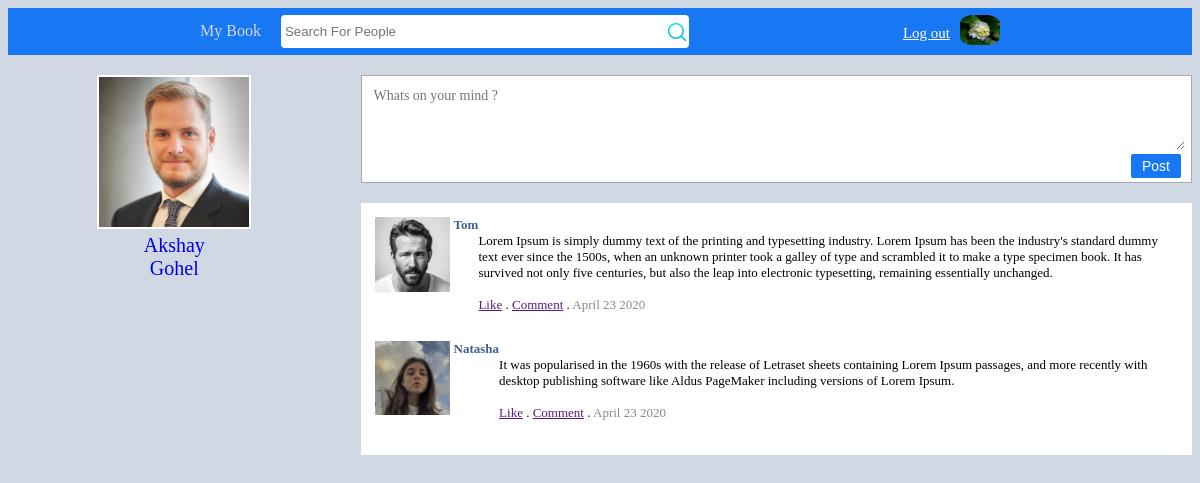
Page / (signed in) on the committed database.
### tables this page shows
CREATE TABLE `users` (
  `id` int(11) NOT NULL,
  `userid` bigint(19) NOT NULL,
  `first_name` varchar(50) NOT NULL,
  `last_name` varchar(60) NOT NULL,
  `gender` varchar(8) NOT NULL,
  `email` varchar(100) NOT NULL,
  `password` varchar(100) NOT NULL,
  `url_address` varchar(100) NOT NULL,
  `date` timestamp NOT NULL DEFAULT current_timestamp() ON UPDATE current_timestamp(),
  `profile_image` varchar(1000) NOT NULL,
  `cover_image` varchar(1000) NOT NULL
);

### classes/config.php (called while the page is built, shortened)
<?php
class Database {
    private $host = "localhost";
    private $username = "root";
    private $password = "";
    private $db = "mybook";
    function connect(){
        $connection = mysqli_connect($this->host , $this->username , $this->password,$this->db);
        return $connection;
    }
    function read($query){
        $conn = $this->connect();
        $result = mysqli_query($conn , $query);
        if($result){
            $data = false;
            while($row = mysqli_fetch_assoc($result)){
                $data[] = $row;
            }
            return $data;
        }else{
            return false;
        }
    }
}
?>

### classes/login.php (called while the page is built, shortened)
<?php
class Login{
    public function check_login($id){
        if(is_numeric($id)){
            $query = "SELECT * FROM users where userid = '$id' limit 1 ";
            $DB = new Database();
            $result = $DB->read($query);
            if($result){
                $user_data = $result[0];
                return $user_data;
            }else{
                header("Location: login.php");
                die;
            }
        }else{
            header("Location: login.php");
            die;
        }
    }
}
?>

### classes/image.php (called while the page is built, shortened)
<?php
class Image{
   public function get_thumb_profile($filename){
    $thumbnail=$filename."_profile_thumb.jpg";
    if(file_exists($thumbnail)){
        return $thumbnail;
    }
   }
}

### index.php (the view, shortened to what this page needs)
<?php
  $image_class=new Image();
 $login = new Login();
 $user_data = $login->check_login($_SESSION['mybook_userid']);
?>
<!DOCTYPE html>
<html>
    <head>
    </head>
    <body style="background-color: #d0d8e4;">
        <?php
            include("header.php");
        ?>
            <div style="display: flex;">
                <div style="min-height: 400px;flex: 1;">
                    <div id="profile_area">
                        <img src="Project/dp2.jpg" id="profile_pic">
                        <br>
                        <a href="profile.php" style = "text-decoration: none">  <?php echo $user_data['first_name'] . "<br> " . $user_data['last_name'] ?>
                        </a>
                    </div>
                </div>
                <div style="min-height: 400px;flex: 2.5;padding: 20px;padding-right: 0px;">
                    <div style="border:solid thin #aaa; padding: 10px; background-color: white;">
                        <textarea placeholder="Whats on your mind ?"></textarea>
                        <input  id="post_button" type="submit" value="Post">
                        <br>
                    </div>
                    <div id="post_bar">
                        <div id="post">
                            <div>
                                <img src="Project/tony.jpg" style="width: 75px; margin-right: 4px;">
                            </div>
                            <div style="font-weight: bold;color: #405d9b;">Tom</div>
                            <div>
                            <br>
                            Lorem Ipsum is simply dummy text of the printing and typesetting industry. Lorem Ipsum has been the industry's standard dummy text ever since the 1500s, when an unknown printer took a galley of type and scrambled it to make a type specimen book. It has survived not only five centuries, but also the leap into electronic typesetting, remaining essentially unchanged.
                            <br><br>
                            <a href="">Like</a> . <a href="">Comment</a> . <span style="color: #888;">April 23 2020</span>
                            </div>
                        </div>
                         <div id="post">
                            <div>
                                <img src="Project/natasha.jpg" style="width: 75px; margin-right: 4px;">
                            </div>
                            <div style="font-weight: bold;color: #405d9b;">Natasha</div>
                            <div>
                            <br>
                            It was popularised in the 1960s with the release of Letraset sheets containing Lorem Ipsum passages, and more recently with desktop publishing software like Aldus PageMaker including versions of Lorem Ipsum.
                            <br><br>
                            <a href="">Like</a> . <a href="">Comment</a> . <span style="color: #888;">April 23 2020</span>
                            </div>
                        </div>
                    </div>
                </div>
           </div>
    </body>
</html>

### header.php (shortened to what this page needs)
<?php
    $corner_image="project/user_male.jpg";
    if(isset($user_data)){
            $corner_image=$image_class->get_thumb_profile($user_data['profile_image']);
    }
?>
<div id="blue_bar" style = " background-color: #1877F2;">
    <div style="margin: auto;width: 800px;padding: 7px;">
        <a href="index.php" style = "color:#d0d8e4;text-decoration:none;">My Book</a>
        <input type="text" id="search_box" placeholder="Search For People">
        <a href="profile.php">
             <img src="<?php echo $corner_image;?>" style="width: 40px; float: right;border-radius:30%;">
        </a>
        <span style="font-size:11px;float: right;margin:10px;"><a href="logout.php" style="color:#fff;font-size:15px"> Log out </a></span>
    </div>
 </div>

### index.php (style rules this page uses)
#search_box { width: 400px; height: 25px; border-radius: 4px; border: none; padding: 4px; background-image: url("Project/search2.png"); background-repeat: no-repeat; background-position: right; }
#profile_pic { width: 150px; border: solid 2px white; }
#profile_area { min-height: 400px; margin-top: 20px; color: #1877F2; text-align: center; font-size: 20px; }
textarea { width: 100%; border: none; font-size: 14px; font-family: tahoma; height: 60px; }
#post_button { float: right; width: 50px; background-color: #1877F2; border: none; color:white; padding: 4px; font-size: 14px; border-radius: 2px; }
#post_bar { margin-top: 20px; background-color: white; padding: 10px; }
#post { padding: 4px; font-size: 13px; display: flex; margin-bottom: 20px; }

### rows in the picture
users: profile_image (picture), first_name "Akshay", last_name "Gohel"
